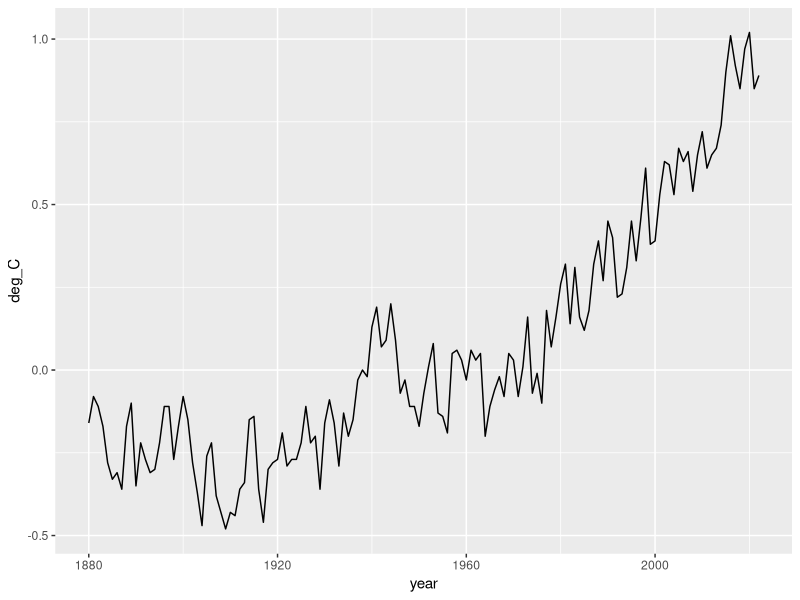
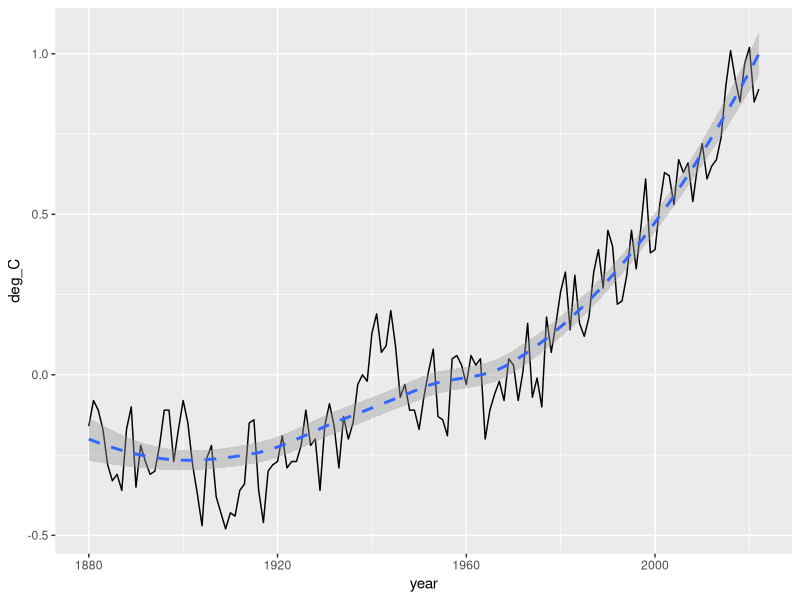
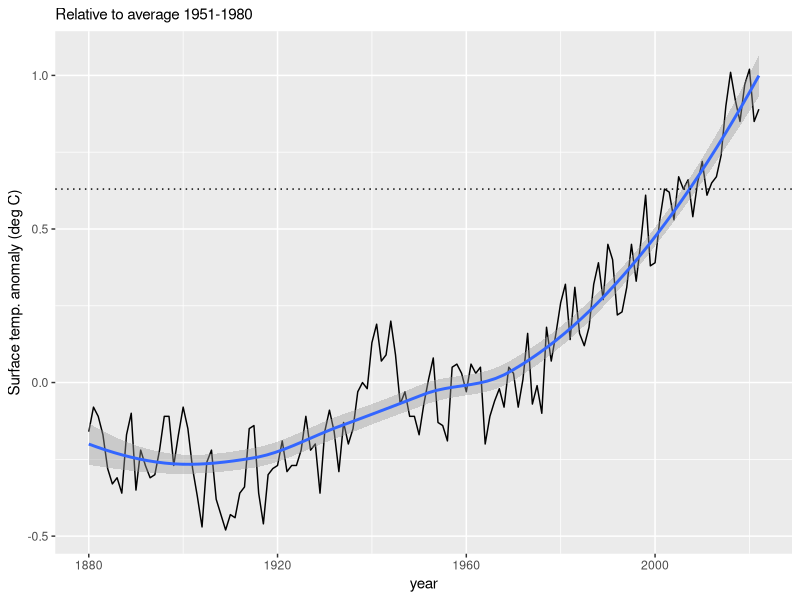
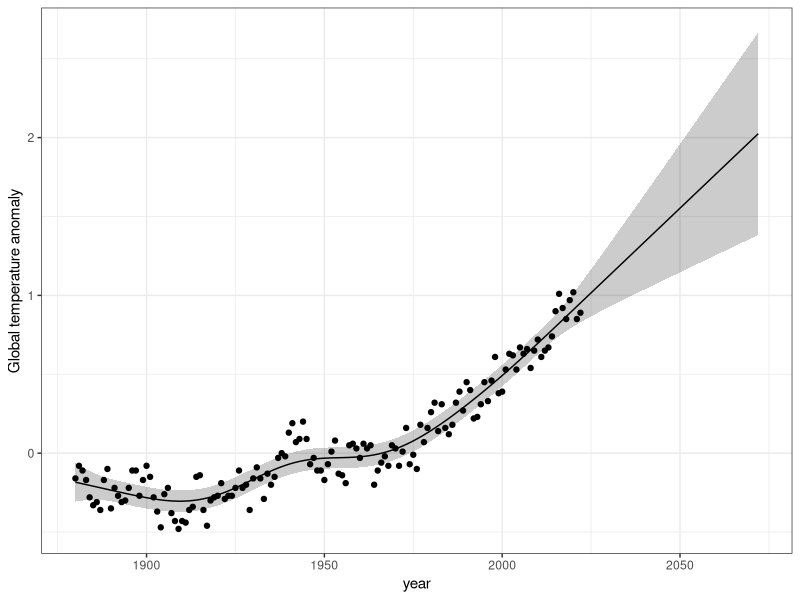

Here is the R script that generated these plots, in order:
## ---- chunk 1
## load R packages
library(tidyverse)
## ---- chunk 2
# read in data
temps <- read.csv("global_surface_anomalies.csv", # file name
                  skip=3, # skip these lines because they contain metadata.
                  header = TRUE # Tell R that the first row is column namaes
                  ) # last parenthesis
## ---- chunk 3
summary(temps)
## ---- chunk 4
## get the min and max
min.anomaly <- min(temps$deg_C)
max.anomaly <- max(temps$deg_C)
## ---- chunk 5
## use the min and the max
# note the two equal signs, a pipe, and then two more equals signs.
subset(temps, deg_C==min.anomaly | deg_C==max.anomaly ) 
## ---- chunk 6
## Find the anomaly in the year you were born
subset(temps, year==1960) # use your year with two equal signs
## ---- chunk 7
## we will create a plot object and stick it in "p"
p <- ggplot(data=temps, # the data frame to use
       ## aes() stand for "aesthetics"
       aes(x=year, y=deg_C), # define x and y variables to plot
       ) + # closing parenthesis and add a plus sign to add another graphical element
  geom_line() # the type of graph to plot using x and y
## ---- chunk 8
p
## ---- chunk 9
## add a trend line
p + geom_smooth(linetype="dashed") 
## ---- chunk 10
# first find the anomaly in 2002
anomaly.2002 <- temps$deg_C[temps$year==2002]
anomaly.2002
p + geom_smooth() + 
  labs(
    y="Surface temp. anomaly (deg C)", 
    subtitle="Relative to average 1951-1980"
    ) +
  geom_hline(yintercept = anomaly.2002, linetype=3)
## ---- chunk 11
## Load a necessary R package
library(mgcv) # stands for "Mixed GAM Computation Vehicle"
## ---- chunk 12
## Create the model
mod <- gamm(deg_C ~ s(year),  # "deg_C as a function of year
            data=temps, # data frame
          correlation = corCAR1(form=~year), # specify autocorrelation among samples
          method="REML" # fit using restricted maximum likelihood
          )
## ---- chunk 13
## years for fit and prediction
years = data.frame(year=1880:2072)
## ---- chunk 14
## include uncertainty with se.fit = TRUE
preds <- data.frame(
  predict(mod$gam, newdata=years, type="response", se.fit=TRUE) 
  )

# combine columns of data frames
my.predictions <- cbind(years, preds)
## ---- chunk 15
# first three lines , and all columns
my.predictions[1:3, ]
## ---- chunk 16
### Create 95% confidence intervals
crit.t.low <- qt(0.025, df = df.residual(mod$gam))
crit.t.high <- qt(0.975, df = df.residual(mod$gam))

### this requires that you loaded the tidyverse package
my.predictions <- my.predictions %>% # my data
  ## transform the data set to include two new columns
  transform(
    upper.conf.lim=fit + (crit.t.high * se.fit),
    lower.conf.lim=fit + (crit.t.low * se.fit))
### 
## view the first three rows
my.predictions[1:3, ]
## ---- chunk 17
## basic data and x, y values
g2 <- ggplot(data = my.predictions, aes(x = year, y = fit)) +
  ## adding a wide region or band (a ribbon)
  geom_ribbon(aes(ymin = lower.conf.lim, ymax = upper.conf.lim, 
                  x = year), 
              alpha = 0.2, fill = "black") + 
  ## add the expected local trend
  geom_line() +
  ## adding the points for each year
  geom_point(data = temps, mapping = aes(x = year, y = deg_C),
               inherit.aes = FALSE) + 
  ## add a better label for the y axis
  labs(y = "Global temperature anomaly")  +
  ## make this different from what the students SHOULD turn in.
  theme_bw()
## ---- chunk 18
g2
## ---- chunk 19
## First we take a subset of our data set.
a <- subset(temps, year==1950) 
b <- subset(temps, year==2022)
increase <- b$deg_C - a$deg_C
increase
## ---- chunk 20
## percent increase for Earth
perc.Earth <- increase / 13.9 * 100

## percent increase for humans
perc.fever <- 2/37 * 100

perc.Earth; perc.fever
